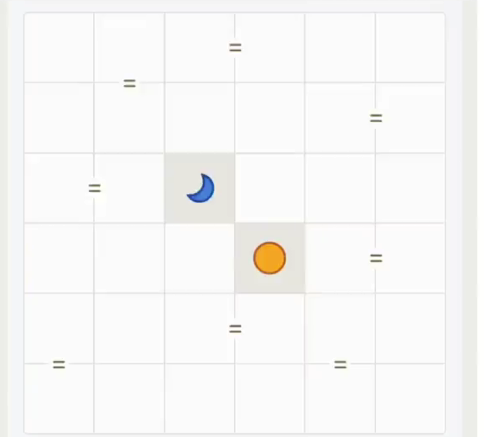
#> input picture examples/inputs/Tango_68.png, 488 x 437 px; its folder holds only this picture in this run
$ python main.py
#> lines starting #> are read from the running program, lines starting #| are printed output that depends on the picture; after the words box and inside, x2 and y2 are one past the last pixel; in counts of white or black regions, pixels touching at a corner belong together
### src/tango_parser.py
# -*- coding: utf-8 -*-
"""
Created on Fri Jan  3 21:49:38 2025
@author: oscar
"""
from collections import defaultdict
import numpy as np
import cv2

def parse_tango_img(img):
    ''' Parses an image representation of a board into an NxN numpy array and
    a dictionary of markings.'''
    img = img.copy()
    N = 6

    # Crop the image to isolate the board.
    gray = cv2.cvtColor(img, cv2.COLOR_BGR2GRAY)
    _, binary = cv2.threshold(gray, 240, 255, cv2.THRESH_BINARY_INV)

    contours, _ = cv2.findContours(binary, cv2.RETR_EXTERNAL, cv2.CHAIN_APPROX_SIMPLE)
    contour = max(contours, key=cv2.contourArea)
    x, y, dx, dy = cv2.boundingRect(contour)

    assert 0.95 < dy/dx < 1.05, 'Could not detect square board'
    img = img[y:y+min(dx,dy), x:x+min(dx,dy)]
    d = len(img) // N  # cell width.

    # Detect suns and moons based on HSV hue.
    hsv = cv2.cvtColor(img, cv2.COLOR_BGR2HSV)
    hsv_Y = cv2.inRange(hsv, (0, 100, 100), (30, 255, 255)) # yellow.
    hsv_B = cv2.inRange(hsv, (90, 100, 100), (120, 255, 255)) # blue.
    board = np.zeros((N, N), dtype=int)

    for i in range(N):
        for j in range(N):
            if np.any(hsv_Y[i*d:(i+1)*d, j*d:(j+1)*d]): board[i,j] = +1
            if np.any(hsv_B[i*d:(i+1)*d, j*d:(j+1)*d]): board[i,j] = -1

    # Detect '=' and 'x' markings based on connected components.
    gray = cv2.cvtColor(img, cv2.COLOR_BGR2GRAY)
    _, binary = cv2.threshold(gray, 200, 255, cv2.THRESH_BINARY_INV)
    marks = defaultdict(list)
    dd = d // 8  # marking half width.

    for k in range(N):
        for l in range(N-1):
            hy, hx = int((k+0.5)*d), (l+1)*d
            mark = binary[hy-dd:hy+dd, hx-dd:hx+dd]
            retval, _ = cv2.connectedComponents(mark)

            if retval in {2,3}:
                sign = 1 if retval == 3 else -1
                marks[(k,l)].append(((k,l+1), sign))
                marks[(k,l+1)].append(((k,l), sign))

            hy, hx = (l+1)*d, int((k+0.5)*d),
            mark = binary[hy-dd:hy+dd, hx-dd:hx+dd]
            retval, _ = cv2.connectedComponents(mark)

            if retval in {2,3}:
                sign = 1 if retval == 3 else -1
                marks[(l,k)].append(((l+1,k), sign))
                marks[(l+1,k)].append(((l,k), sign))

    return board, marks, img

def draw_tango_board(img, board, original_board):
    ''' Draws the solution of the puzzle on top of an image.'''
    img = img.copy()
    N = 6

    d = len(img) // N
    color_in = {1: (35,166,245), -1: (216,124,71)}
    color_out = {1: (0,101,186), -1: (114,66,53)}

    for i in range(N):
        for j in range(N):
            if original_board[i,j]: continue
            hy, hx = int((j+0.5)*d), int((i+0.5)*d)
            cv2.circle(img, (hy, hx), d//5, color_in[board[i,j]], -1, cv2.LINE_AA)
            cv2.circle(img, (hy, hx), d//5, color_out[board[i,j]], 1, cv2.LINE_AA)

    return img


### src/tango_solver.py
# -*- coding: utf-8 -*-
"""
Created on Sat Jan  4 01:03:43 2025
@author: oscar
"""
from collections import defaultdict
from copy import deepcopy
import numpy as np

class TangoSolver:
    def __init__(self, depth):
        ''' Construct a Tango solver using backtracking.'''
        self.depth = depth

        self.N = 6 # number of rows and columns.
        self.B = np.zeros((self.N, self.N), dtype=int) # board representation.
        self.marks = defaultdict(list) # '=' and 'x' markings.

    def check_progress(self):
        ''' Check if self.B has any immediate contradictions.'''

        # Check no row or column has more than N/2 suns or moons.
        if np.any(np.count_nonzero(self.B == +1, 0) > self.N // 2): return False
        if np.any(np.count_nonzero(self.B == -1, 0) > self.N // 2): return False
        if np.any(np.count_nonzero(self.B == +1, 1) > self.N // 2): return False
        if np.any(np.count_nonzero(self.B == -1, 1) > self.N // 2): return False

        # Check no row or column has three consecutive suns or moons.
        for k in range(self.N):
            for l in range(self.N-2):
                if np.all(self.B[k,l:l+3] == +1): return False
                if np.all(self.B[k,l:l+3] == -1): return False
                if np.all(self.B[l:l+3,k] == +1): return False
                if np.all(self.B[l:l+3,k] == -1): return False

        # Check all marks "=" and "x" are fulfilled.
        for (i,j), neighbors in self.marks.items():
            for (i1,j1), sign in neighbors:
                if self.B[i,j] != sign*self.B[i1,j1]: return False

        return True

    def check_answer(self):
        ''' Check if self.B is an answer for the puzzle.'''
        return (np.count_nonzero(self.B) == self.N**2) and self.check_progress()

    def fill_trivials(self):
        '''Recursively fill every trivial position for a sun or a moon.'''

        for i in range(self.N):
            for j in range(self.N):
                if self.B[i,j]: continue

                # Fill marks.
                if (i,j) in self.marks.keys():
                    for (i1,j1), sign in self.marks[(i,j)]:
                        if self.B[i1,j1]:
                            self.B[i,j] = sign * self.B[i1,j1]
                            self.fill_trivials()

                # Fill sequences of 3 symbols.
                u = self.B[i-1,j] if i > 0 else None
                uu = self.B[i-2,j] if i > 1 else None
                d = self.B[i+1,j] if i < self.N-1 else None
                dd = self.B[i+2,j] if i < self.N-2 else None
                l = self.B[i,j-1] if j > 0 else None
                ll = self.B[i,j-2] if j > 1 else None
                r = self.B[i,j+1] if j < self.N-1 else None
                rr = self.B[i,j+2] if j < self.N-2 else None

                if uu and u == uu:
                    self.B[i,j] = -u
                    self.fill_trivials()

                if dd and d == dd:
                    self.B[i,j] = -d
                    self.fill_trivials()

                if ll and l == ll:
                    self.B[i,j] = -l
                    self.fill_trivials()

                if rr and r == rr:
                    self.B[i,j] = -r
                    self.fill_trivials()

                if u and d and u == d:
                    self.B[i,j] = -u
                    self.fill_trivials()

                if l and r and l == r:
                    self.B[i,j] = -l
                    self.fill_trivials()

        # Fill rows and columns.
        for k in range(self.N):
            if not np.all(self.B[k]) and (np.count_nonzero(self.B[k] == +1) == self.N // 2):
                self.B[k, self.B[k] != +1] = -1
                self.fill_trivials()

            if not np.all(self.B[k]) and (np.count_nonzero(self.B[k] == -1) == self.N // 2):
                self.B[k, self.B[k] != -1] = +1
                self.fill_trivials()

            if not np.all(self.B[:,k]) and (np.count_nonzero(self.B[:,k] == +1) == self.N // 2):
                self.B[self.B[:,k] != +1, k] = -1
                self.fill_trivials()

            if not np.all(self.B[:,k]) and (np.count_nonzero(self.B[:,k] == -1) == self.N // 2):
                self.B[self.B[:,k] != -1, k] = +1
                self.fill_trivials()

    def solve_rec(self, depth):
        ''' Recursion function for solving the puzzle with backtracking.'''

        if not self.check_progress(): return False # impossible branch.
        if self.check_answer(): return True # solution found.
        if not depth: return # recursion max depth reached.

        for i in range(self.N):
            for j in range(self.N):

                if self.B[i,j]: continue

                branch_sun = deepcopy(self)
                branch_sun.B[i,j] = +1
                branch_sun.fill_trivials()
                rec_sun = branch_sun.solve_rec(depth-1)

                if rec_sun == False:
                    self.B[i,j] = -1
                    continue
                elif rec_sun == True:
                    self.B = branch_sun.B
                    return True

                branch_moon = deepcopy(self)
                branch_moon.B[i,j] = -1
                branch_moon.fill_trivials()
                rec_moon = branch_moon.solve_rec(depth-1)

                if rec_moon == False:
                    self.B[i,j] = +1
                    continue
                elif rec_moon == True:
                    self.B = branch_moon.B
                    return True

    def solve(self, B, marks):
        ''' Solve the Tango puzzle given by an NxN board and its markings.'''

        self.B = B.copy()
        self.marks = marks

        self.fill_trivials()
        if self.solve_rec(depth=self.depth):
            return self.B

### src/main.py
# -*- coding: utf-8 -*-
"""
Created on Sat Jan  4 02:20:50 2025
@author: oscar
"""
from pathlib import Path
import cv2

from tango_solver import TangoSolver
from tango_parser import parse_tango_img, draw_tango_board

for f in Path('examples', 'inputs').glob('*'):
    img = cv2.imread(f)
#> img is the input picture: shape (437, 488, 3); mean B, G, R 246.5, 247.3, 247.5

    original_board, marks, img = parse_tango_img(img)
#> in parse_tango_img, `_, binary = cv2.threshold(gray, 240, 255, cv2.THRESH_BINARY_INV)`:
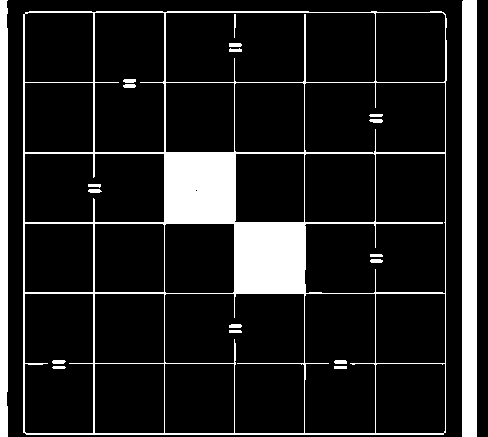
#> binary: shape (437, 488); 13.6% white; 20 white regions
#> in parse_tango_img, `contours, _ = cv2.findContours(binary, cv2.RETR_EXTERNAL, cv2.CHAIN_AP..`: contours = 3 contours; box (x1, y1, x2, y2) and area: (23, 11, 447, 435) 178412, (462, 0, 477, 437) 6104, (0, 0, 8, 437) 3017
#> in parse_tango_img, `contour = max(contours, key=cv2.contourArea)`: contour = contour of 41 points, box (x1, y1, x2, y2) (23, 11, 447, 435), area 178412
#> in parse_tango_img, `x, y, dx, dy = cv2.boundingRect(contour)`: x = 23; y = 11; dx = 424
#> in parse_tango_img, `img = img[y:y+min(dx,dy), x:x+min(dx,dy)]`:
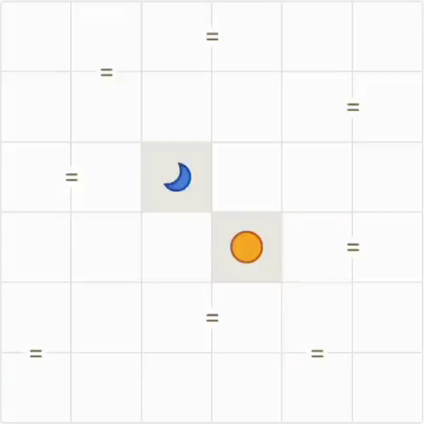
#> img: shape (424, 424, 3); mean B, G, R 247.1, 247.8, 248.2
#> in parse_tango_img, `d = len(img) // N`: d = 70
#> in parse_tango_img, `hsv = cv2.cvtColor(img, cv2.COLOR_BGR2HSV)`: hsv: shape (424, 424, 3); mean H, S, V 5.8, 2.1, 248.5
#> in parse_tango_img, `hsv_Y = cv2.inRange(hsv, (0, 100, 100), (30, 255, 255))`:
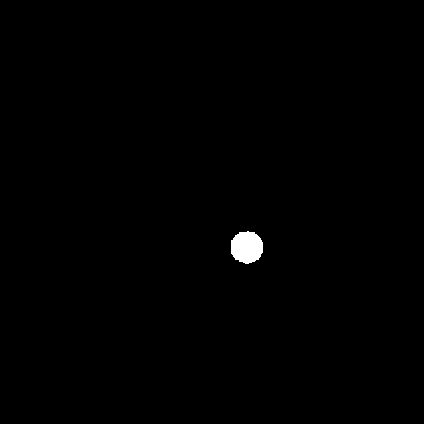
#> hsv_Y: shape (424, 424); 0.46% white; 1 white region, box (x1, y1, x2, y2) and area: (231, 231, 263, 264) 833
#> in parse_tango_img, `hsv_B = cv2.inRange(hsv, (90, 100, 100), (120, 255, 255))`:
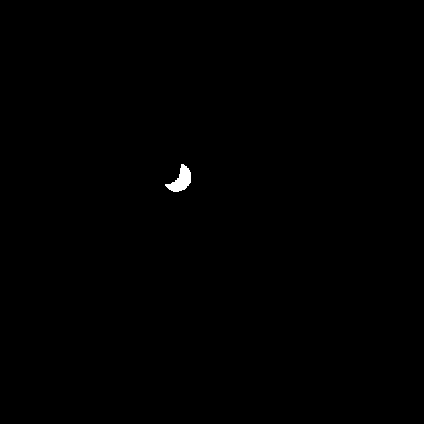
#> hsv_B: shape (424, 424); 0.2% white; 1 white region, box (x1, y1, x2, y2) and area: (165, 164, 191, 192) 365
#> in parse_tango_img, `_, binary = cv2.threshold(gray, 200, 255, cv2.THRESH_BINARY_INV)`:
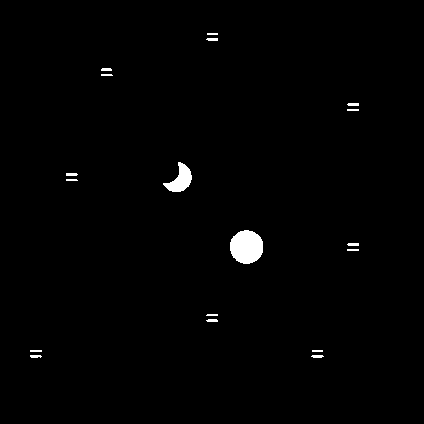
#> binary: shape (424, 424); 0.99% white; 18 white regions, largest, box (x1, y1, x2, y2) and area: (230, 230, 263, 264) 888, (163, 162, 192, 192) 437, (347, 103, 359, 106) 34
#> in parse_tango_img, `dd = d // 8`: dd = 8
#> original_board = [[0, 0, 0, 0, 0, 0], [0, 0, 0, 0, 0, 0], [0, 0, -1, 0, 0, 0], [0, 0, 0, 1, 0, 0], [0, 0, 0, 0, 0, 0], [0, 0, 0, 0, 0, 0]]; marks = 16 items
    B = TangoSolver(depth=2).solve(original_board, marks)
#> in solve, `self.B = B.copy()`: self.B has the same summary as original_board outside solve
#> the loop in check_progress, `for (i,j), neighbors in self.marks.items():` made 16 passes
#> (i, j, neighbors) on passes 2 to 13: (0, 3, [((0, 2), 1)]), (4, 0, [((5, 0), 1)]), (5, 0, [((4, 0), 1)]), (0, 1, [((1, 1), 1)]), (1, 1, [((0, 1), 1)]), (1, 4, [((1, 5), 1)]), (1, 5, [((1, 4), 1)]), (2, 0, [((2, 1), 1)]), (2, 1, [((2, 0), 1)]), (3, 4, [((3, 5), 1)]), (3, 5, [((3, 4), 1)]), (4, 2, [((4, 3), 1)])
#> (j, neighbors) on pass 1: (2, [((0, 3), 1)])
#> the loop in solve_rec, `for i in range(self.N):` made 1 pass
#> after the loop in solve_rec, `for i in range(self.N):`: branch_sun.B = [[1, -1, 1, 1, -1, -1], [-1, -1, 1, -1, 1, 1], [1, 1, -1, 1, -1, -1], [1, -1, 1, 1, -1, -1], [-1, 1, -1, -1, 1, 1], [-1, 1, -1, -1, 1, 1]]
#> B has the same summary as branch_sun.B in solve_rec
    answer = draw_tango_board(img, B, original_board)
#> in draw_tango_board, `d = len(img) // N`: d = 70
#> after the loop in draw_tango_board, `for i in range(N):`:
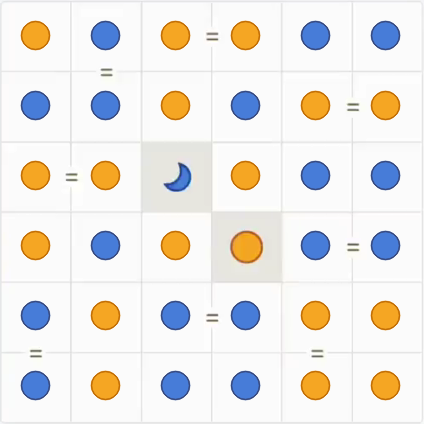
#> img: shape (424, 424, 3); 13.94% of pixels changed, all inside (x1, y1, x2, y2) = (20, 20, 401, 401); drawn as B, G, R

    answer_filepath = Path('examples', 'outputs', f'answer_{f.name}')
    cv2.imwrite(answer_filepath, answer)

$ run again, on examples/inputs/Tango_69.png
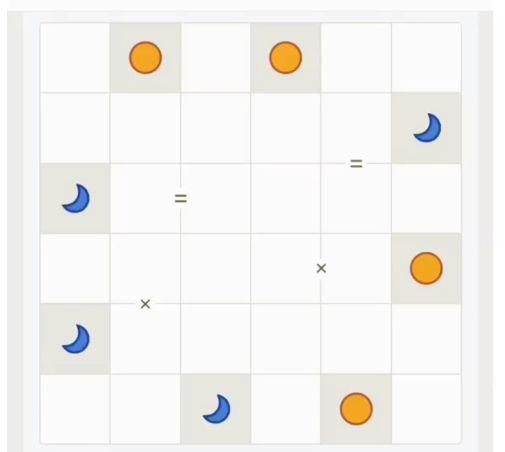
#> input picture examples/inputs/Tango_69.png, 505 x 452 px
#> img is the input picture: shape (452, 505, 3); mean B, G, R 240.8, 243.1, 244.1
#> in parse_tango_img, `_, binary = cv2.threshold(gray, 240, 255, cv2.THRESH_BINARY_INV)`:
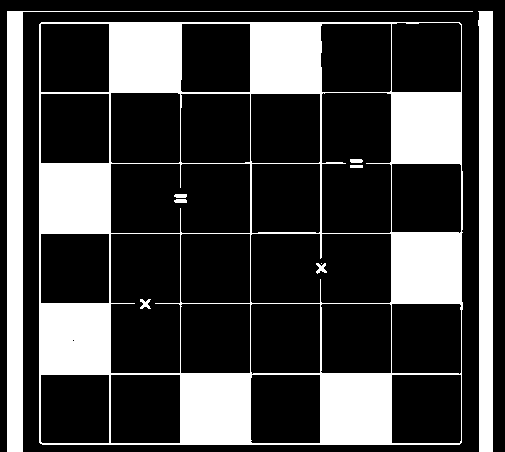
#> binary: shape (452, 505); 26.5% white; 10 white regions (1 under 20 px)
#> contours = 3 contours; box (x1, y1, x2, y2) and area: (39, 22, 463, 445) 178143, (7, 11, 473, 452) 6600, (478, 11, 493, 452) 5726
#> contour = contour of 21 points, box (x1, y1, x2, y2) (39, 22, 463, 445), area 178143
#> x = 39; y = 22; dx = 424; dy = 423
#> in parse_tango_img, `d = len(img) // N`: d = 70
#> hsv: shape (423, 423, 3); mean H, S, V 10.5, 7.6, 245.1
#> hsv_Y: shape (423, 423); 1.8% white; 4 white regions, box (x1, y1, x2, y2) and area: (371, 231, 404, 263) 829, (91, 19, 123, 52) 825, (231, 20, 263, 52) 825, (301, 371, 334, 403) 824
#> hsv_B: shape (423, 423); 0.81% white; 4 white regions, box (x1, y1, x2, y2) and area: (25, 303, 50, 331) 366, (165, 373, 191, 401) 363, (25, 163, 51, 191) 362, (376, 92, 402, 120) 361
#> dd = 8
#> original_board = [[0, 1, 0, 1, 0, 0], [0, 0, 0, 0, 0, -1], [-1, 0, 0, 0, 0, 0], [0, 0, 0, 0, 0, 1], [-1, 0, 0, 0, 0, 0], [0, 0, -1, 0, 1, 0]]; marks = 8 items
#> in solve, `self.B = B.copy()`: self.B has the same summary as original_board outside solve
#> after the loop in fill_trivials, `for i in range(self.N):`: self.B = [[0, 1, -1, 1, 0, 0], [0, 0, 0, 0, 0, -1], [-1, 0, 0, 0, 0, 0], [1, 0, 0, 0, 0, 1], [-1, 0, 0, 0, 0, 0], [0, 0, -1, 0, 1, 0]]
#> the loop in check_progress, `for (i,j), neighbors in self.marks.items():` made 8 passes
#> (i, j, neighbors) on passes 1, 2, 4, 5, 6, 7, 8: (3, 1, [((4, 1), -1)]), (4, 1, [((3, 1), -1)]), (2, 2, [((2, 1), 1)]), (3, 3, [((3, 4), -1)]), (3, 4, [((3, 3), -1)]), (1, 4, [((2, 4), 1)]), (2, 4, [((1, 4), 1)])
#> the loop in solve_rec, `for i in range(self.N):` made 1 pass
#> after the loop in solve_rec, `for i in range(self.N):`: branch_moon.B = [[-1, 1, -1, 1, -1, 1], [1, -1, 1, -1, 1, -1], [-1, 1, 1, -1, 1, -1], [1, -1, -1, 1, -1, 1], [-1, 1, 1, -1, -1, 1], [1, -1, -1, 1, 1, -1]]; branch_sun.B = [[1, 1, -1, 1, -1, -1], [1, -1, 1, -1, -1, -1], [-1, -1, -1, -1, -1, 1], [1, -1, -1, -1, -1, 1], [-1, -1, -1, -1, -1, -1], [-1, 1, -1, -1, 1, 1]]
#> B has the same summary as branch_moon.B in solve_rec
#> in draw_tango_board, `d = len(img) // N`: d = 70
#> after the loop in draw_tango_board, `for i in range(N):`:
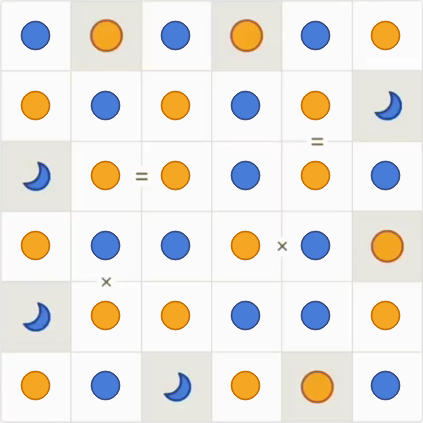
#> img: shape (423, 423, 3); mean of channels 0, 1, 2 225.1, 230.2, 233.3; drawn as B, G, R

$ run again, on examples/inputs/Tango_70.png
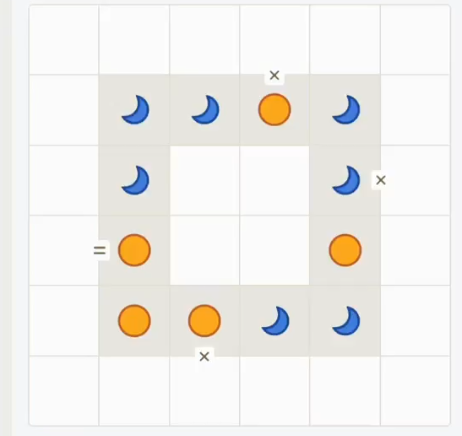
#> input picture examples/inputs/Tango_70.png, 462 x 436 px
#> img is the input picture: shape (436, 462, 3); mean B, G, R 236.3, 239.4, 241
#> in parse_tango_img, `_, binary = cv2.threshold(gray, 240, 255, cv2.THRESH_BINARY_INV)`:
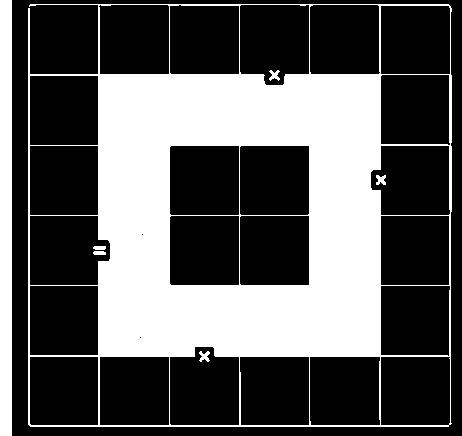
#> binary: shape (436, 462); 35.2% white; 7 white regions
#> contours = 2 contours; box (x1, y1, x2, y2) and area: (28, 4, 452, 427) 173390, (0, 0, 12, 436) 4785
#> contour = contour of 36 points, box (x1, y1, x2, y2) (28, 4, 452, 427), area 173390
#> x = 28; y = 4; dx = 424; dy = 423
#> in parse_tango_img, `d = len(img) // N`: d = 70
#> hsv: shape (423, 423, 3); mean H, S, V 14.5, 11, 242.9
#> hsv_Y: shape (423, 423); 2.4% white; 5 white regions, box (x1, y1, x2, y2) and area: (301, 230, 334, 263) 850, (90, 230, 123, 263) 849, (161, 301, 193, 333) 842, (231, 90, 263, 122) 839, (90, 301, 123, 333) 835
#> hsv_B: shape (423, 423); 1.4% white; 7 white regions, largest, box (x1, y1, x2, y2) and area: (165, 92, 191, 120) 374, (306, 92, 332, 120) 373, (306, 303, 332, 331) 371
#> dd = 8
#> original_board = [[0, 0, 0, 0, 0, 0], [0, -1, -1, 1, -1, 0], [0, -1, 0, 0, -1, 0], [0, 1, 0, 0, 1, 0], [0, 1, 1, -1, -1, 0], [0, 0, 0, 0, 0, 0]]; marks = 8 items
#> in solve, `self.B = B.copy()`: self.B has the same summary as original_board outside solve
#> after the loop in fill_trivials, `for i in range(self.N):`: self.B = [[-1, 1, 1, -1, 1, -1], [1, -1, -1, 1, -1, 1], [-1, -1, 1, 1, -1, 1], [1, 1, -1, -1, 1, -1], [-1, 1, 1, -1, -1, 1], [1, -1, -1, 1, 1, -1]]
#> the loop in check_progress, `for (i,j), neighbors in self.marks.items():` made 8 passes
#> (i, j, neighbors) on passes 1 to 8: (2, 4, [((2, 5), -1)]), (2, 5, [((2, 4), -1)]), (4, 2, [((5, 2), -1)]), (5, 2, [((4, 2), -1)]), (3, 0, [((3, 1), 1)]), (3, 1, [((3, 0), 1)]), (0, 3, [((1, 3), -1)]), (1, 3, [((0, 3), -1)])
#> the loop in check_progress (call 2), `for (i,j), neighbors in self.marks.items():` made 8 passes
#> B has the same summary as self.B in fill_trivials
#> in draw_tango_board, `d = len(img) // N`: d = 70
#> after the loop in draw_tango_board, `for i in range(N):`:
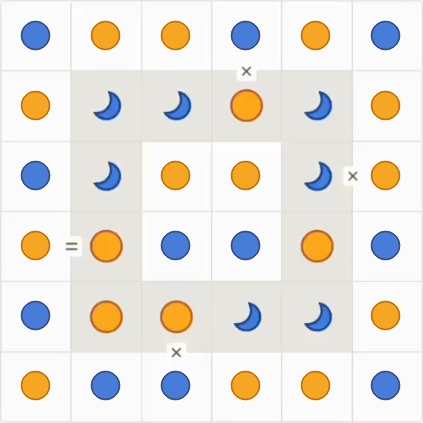
#> img: shape (423, 423, 3); mean of channels 0, 1, 2 222.3, 228.5, 232.3; drawn as B, G, R
